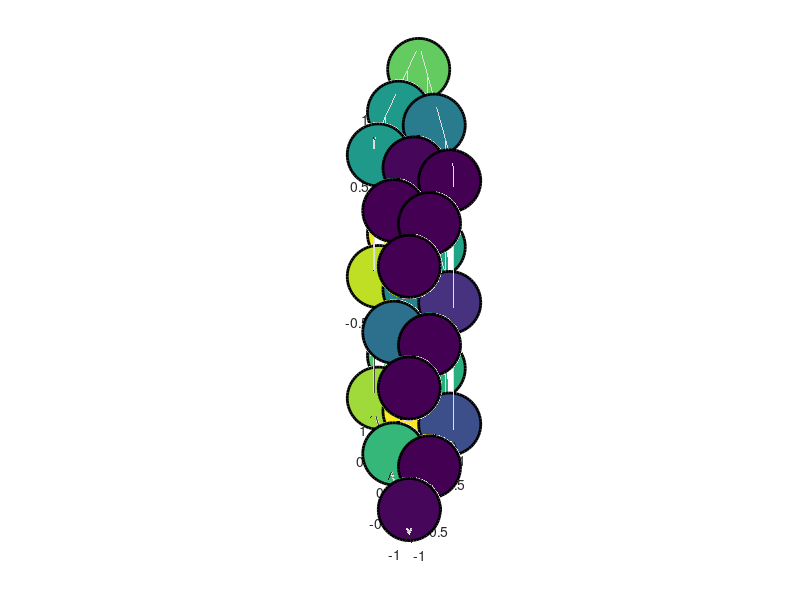

The MATLAB script that drew this image: (Note: this script raises an error after producing the figure.)
clear
close all;
cla

% load('data/branched_bundled_heatmap_vals.mat')
load('data/signal_branched_bundled_heatmap_vals.mat')

lf_or_yes=lf;

dot_size=2000;
line_width=2;

green=[0,1,0.5];
grey=[0.4,0.6,0.7];
blue=[0.2,0.2,0.9];
gg=[linspace(green(1),grey(1),20);linspace(green(2),grey(2),20);linspace(green(3),grey(3),20)];
gb=[linspace(grey(1),blue(1),20);linspace(grey(2),blue(2),20);linspace(grey(3),blue(3),20)];
ggb=flip([gg gb]');

f=figure(1);
subplot(1,5,3)
% scatter3(ka(kc==-0.9),kb(kc==-0.9),kd(kc==-0.9),1000,lf(kc==-0.9),'filled')
scatter3(ka(kc==-kb),kb(kc==-kb),kd(kc==-kb),dot_size,lf_or_yes(kc==-kb),...
    'filled','LineWidth',line_width, 'MarkerEdgeColor',[0 0 0])
clim([0,0.75])
% xlabel('ka')
% ylabel('kb');
% zl=zlabel('kd');
% zl.Position(2) = zl.Position(2)-1;
% title('kc=-0.9','Position',[0,0,2])
% title('kb=-kc','Position',[0,0,2])
colormap(ggb)
alpha 1
view(-52.8368,30.7651)
axis equal
set(gca,'XTick',[],'YTick',[],'ZTick',[])
grid on
box on
set(gca,'BoxStyle','full','LineWidth',line_width)
set(gca,'Ydir','reverse')

subplot(1,5,4)
scatter3(ka(kc==0),kb(kc==0),kd(kc==0),dot_size,lf_or_yes(kc==0),...
    'filled','LineWidth',line_width, 'MarkerEdgeColor',[0 0 0])
clim([0,0.75])
% xlabel('ka')
% ylabel('kb')
% zl=zlabel('kd');
% zl.Position(2) = zl.Position(2)-1;
% title('kc=0','Position',[0,0,2])
colormap(ggb)
alpha 1
view(-52.8368,30.7651)
axis equal
set(gca,'XTick',[],'YTick',[],'ZTick',[])
grid on
box on
set(gca,'BoxStyle','full','LineWidth',line_width)
set(gca,'Ydir','reverse')

subplot(1,5,1)
% scatter3(ka(kc==0.9),kb(kc==0.9),kd(kc==0.9),1000,lf(kc==0.9),'filled')
scatter3(ka(kc==kb),kb(kc==kb),kd(kc==kb),dot_size,lf_or_yes(kc==kb),...
    'filled','LineWidth',line_width, 'MarkerEdgeColor',[0 0 0])
clim([0,0.75])
% xlabel('ka')
% ylabel('kb')
% zl=zlabel('kd');
% zl.Position(2) = zl.Position(2)-1;
% title('kc=0.9','Position',[0,0,2])
% title('kb=kc','Position',[0,0,2])
colormap(ggb)
alpha 1
view(-52.8368,30.7651)
axis equal
set(gca,'XTick',[],'YTick',[],'ZTick',[])
grid on
box on
set(gca,'BoxStyle','full','LineWidth',line_width)
set(gca,'Ydir','reverse')

subplot(1,5,2)
scatter3(ka(kb==0),kc(kb==0),kd(kb==0),dot_size,lf_or_yes(kb==0),...
    'filled','LineWidth',line_width, 'MarkerEdgeColor',[0 0 0])
clim([0,0.75])
% xlabel('ka')
% ylabel('kc')
% zl=zlabel('kd');
% zl.Position(2) = zl.Position(2)-1;
% title('kb=0','Position',[0,0,2])
colormap(ggb)
alpha 1
view(-52.8368,30.7651)
axis equal
set(gca,'XTick',[],'YTick',[],'ZTick',[])
grid on
box on
set(gca,'BoxStyle','full','LineWidth',line_width)
set(gca,'Ydir','reverse')

subplot(1,5,5)
cb=colorbar;
clim([0,0.75])
pos=get(cb,'position');
% set(cb,'position',[pos(1)-0.1 pos(2)+0.2 pos(3)*2 pos(4)/2])
set(cb,'position',[pos(1)-0.05 pos(2)+0.2 pos(3)*2 pos(4)/2])
set(gca,'visible','off')
set(gcf,'color','w');

f.Position = [584,599,1247,559];